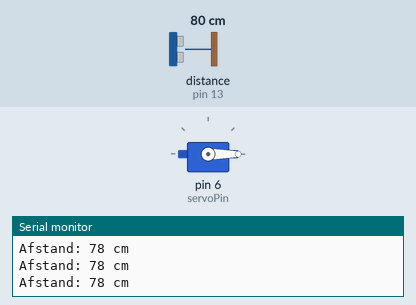
Simulated run of this sketch. Board: Arduino Uno, built with avr-gcc and run on an emulated ATmega328P. Parts: servo, the last lines printed to the serial monitor. Wiring (inferred from the names in the program): ultrasonic range finder: trigger pin 12; echo pin 13. The inputs (shaded band) are chosen by the test bench; at power-on: distance to the obstacle (sensor on pin 13) 80 cm. The echo pulse lasts 58.3 µs per cm.

Above: at 1.2 s.
1.3 s: distance to the obstacle (sensor on pin 13) set to 2 cm
At 2.5 s:
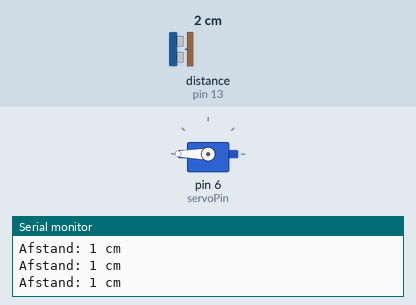
2.8 s: distance to the obstacle (sensor on pin 13) set to 9 cm
At 3.2 s:
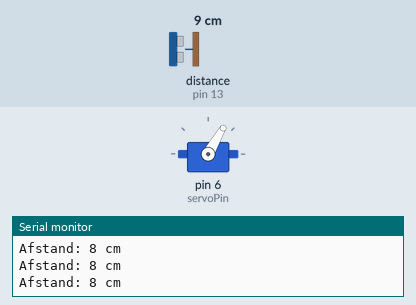
4.3 s: distance to the obstacle (sensor on pin 13) set to 4 cm
At 5.0 s:
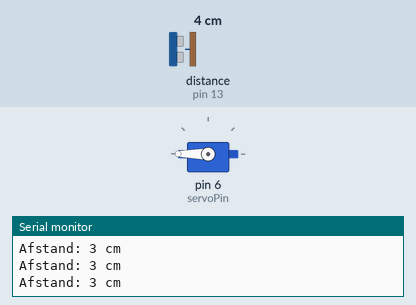
5.8 s: distance to the obstacle (sensor on pin 13) set to 18 cm
At 6.8 s:
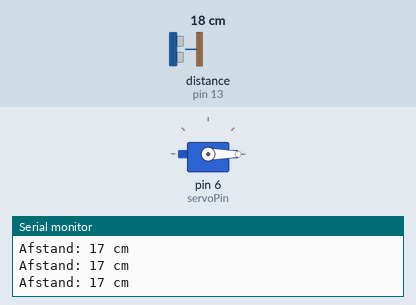
7.3 s: distance to the obstacle (sensor on pin 13) set to 7 cm
At 7.7 s:
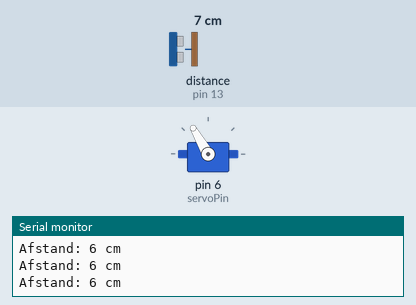
Timing chart, 0 to 9.8 s (numbered marks = the images above; inputs shaded):
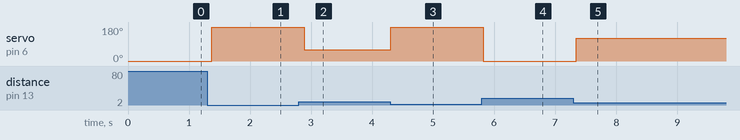

Measured:
- after the input at 1.3 s, servo on pin 6 (servoPin): 0° → 180° after 0.07 s
- after the input at 2.8 s, servo on pin 6 (servoPin): 180° → 60° after 0.09 s
- after the input at 4.3 s, servo on pin 6 (servoPin): 60° → 180° at once
- after the input at 5.8 s, servo on pin 6 (servoPin): 180° → 0° at once
- after the input at 7.3 s, servo on pin 6 (servoPin): 0° → 120° after 0.05 s

The sketch:

Sketch-opdracht6.ino
```cpp
// Auteur: AlexChulo
// Bronnen:
// - https://brightspace.avans.nl/
// - Arduino Ultrasonic Motion Sensor: Motion Sensor and LED project - YouTube
// - ChatGPT

#include <Servo.h> // Servo bibliotheek voor aansturing van de servomotor

// Initialisatie van de servo en pinnen
Servo myServo;
const int trigPin = 12; // Pin voor trig van de ultrasone sensor
const int echoPin = 13; // Pin voor echo van de ultrasone sensor
const int servoPin = 6; // Pin voor servomotor

// Functieprototypen
long measureDistance();

/**
 * @brief Setup functie om de pinnen en servo te configureren
 */
void setup() {
  Serial.begin(9600); // Initialiseer seriële communicatie
  pinMode(trigPin, OUTPUT); // Zet trig pin als output
  pinMode(echoPin, INPUT); // Zet echo pin als input
  myServo.attach(servoPin); // Verbind de servo met pin 6
  myServo.write(0); // Zet servo op startpositie 0 graden
}

/**
 * @brief Loop functie die continu wordt uitgevoerd
 *        Meet de afstand en beweegt de servo
 */
void loop() {
  long distance = measureDistance();

  // Debugging informatie naar de serial monitor sturen
  Serial.print("Afstand: ");
  Serial.print(distance);
  Serial.println(" cm");

  // Bereken servo positie op basis van de gemeten afstand
  if (distance <= 10) {
    int servoPos = map(distance, 4, 10, 180, 0);
    servoPos = constrain(servoPos, 0, 180);
    myServo.write(servoPos);
  } else {
    myServo.write(0); // Zet de servo terug naar 0 graden als de afstand > 10 cm is
  }

  delay(100); // Kleine vertraging om te voorkomen dat de sensor te vaak leest
}

/**
 * @brief Functie om de afstand te meten met de ultrasone sensor
 * @return De gemeten afstand in centimeters
 */
long measureDistance() {
  long duration;
  int distance;

  // Ultrasoon puls sturen
  digitalWrite(trigPin, LOW);
  delayMicroseconds(2);
  digitalWrite(trigPin, HIGH);
  delayMicroseconds(10);
  digitalWrite(trigPin, LOW);

  // Pulsduur lezen
  duration = pulseIn(echoPin, HIGH);

  // Berekening van afstand (in cm)
  distance = duration * 0.034 / 2;

  return distance;
}
```
